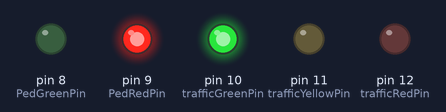
A program run on a simulated Arduino Uno, built with avr-gcc and run on an emulated ATmega328P. Shown: output pins drawn as LEDs (lit = HIGH).

Above: at 0.1 s.
At 33.1 s:
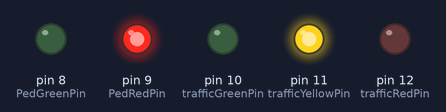
At 36.1 s:
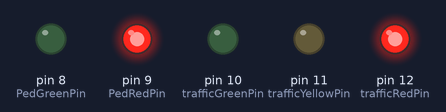
At 39.1 s:
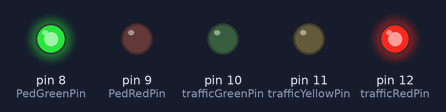
Timing chart, 0 to 40.0 s (numbered marks = the images above):
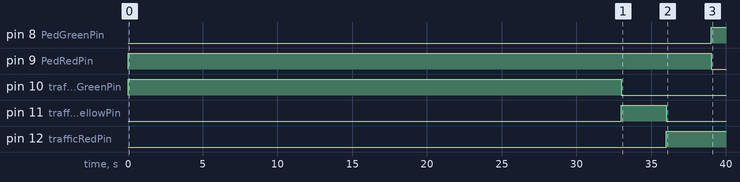

Measured:
- by itself, pin 8 (PedGreenPin): LOW → HIGH at 39.0 s
- by itself, pin 9 (PedRedPin): LOW → HIGH at 0.00 s, → LOW 39.0 s later
- by itself, pin 10 (trafficGreenPin): LOW → HIGH at 0.00 s, → LOW 33.0 s later
- by itself, pin 11 (trafficYellowPin): LOW → HIGH at 33.0 s, → LOW 3.0 s later
- by itself, pin 12 (trafficRedPin): LOW → HIGH at 36.0 s

The program:

main.cpp
```cpp
#include <Arduino.h>
int trafficRedPin = 12; //Car red
int trafficYellowPin = 11; //Car Yellow
int trafficGreenPin = 10; //Car reen
int PedRedPin = 9; //Pedestrian red
int PedGreenPin = 8; //Pedestrian green

void setup() {
  pinMode(trafficRedPin, OUTPUT);
  pinMode(trafficYellowPin, OUTPUT);
  pinMode(trafficGreenPin, OUTPUT);
  pinMode(PedRedPin, OUTPUT);
  pinMode(PedGreenPin, OUTPUT);
}

void loop() {
  // Car green
  digitalWrite(trafficRedPin, LOW);
  digitalWrite(trafficYellowPin, LOW);
  digitalWrite(trafficGreenPin, HIGH);
  digitalWrite(PedRedPin, HIGH);
  digitalWrite(PedGreenPin, LOW);
  delay(30000);

  //Pedestrian  red
  digitalWrite(PedRedPin, HIGH);
  digitalWrite(PedGreenPin, LOW);
  delay(3000);
  // Car yellow
  digitalWrite(trafficRedPin, LOW);
  digitalWrite(trafficYellowPin, HIGH);
  digitalWrite(trafficGreenPin, LOW);
  delay(3000);
  // Car red
  digitalWrite(trafficRedPin, HIGH);
  digitalWrite(trafficYellowPin, LOW);
  digitalWrite(trafficGreenPin, LOW);
  delay(3000);
  //Pedestrian green
  digitalWrite(PedRedPin, LOW);
  digitalWrite(PedGreenPin, HIGH);
  delay(30000);
  //Pedestrian red
  digitalWrite(PedRedPin, HIGH);
  digitalWrite(PedGreenPin, LOW);
  delay(3000);
  // Car red - yellow
  digitalWrite(trafficRedPin, HIGH);
  digitalWrite(trafficYellowPin, HIGH);
  digitalWrite(trafficGreenPin, LOW);
  delay(2000);

}
```
